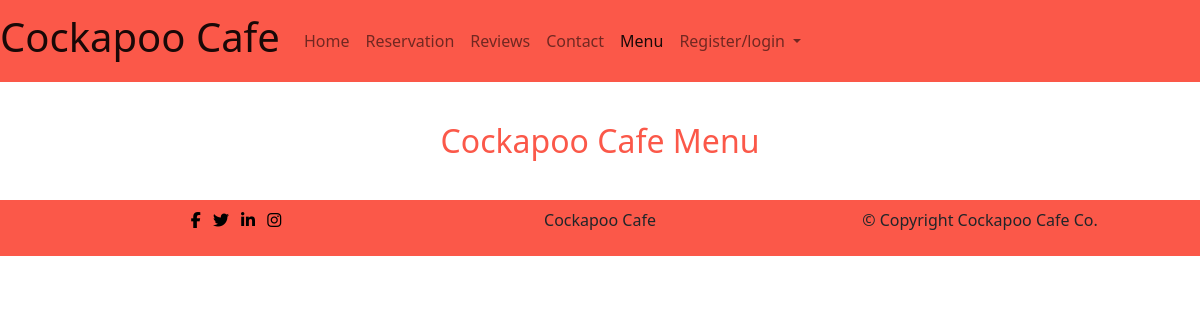
The page /menu/ on the database as committed earlier.
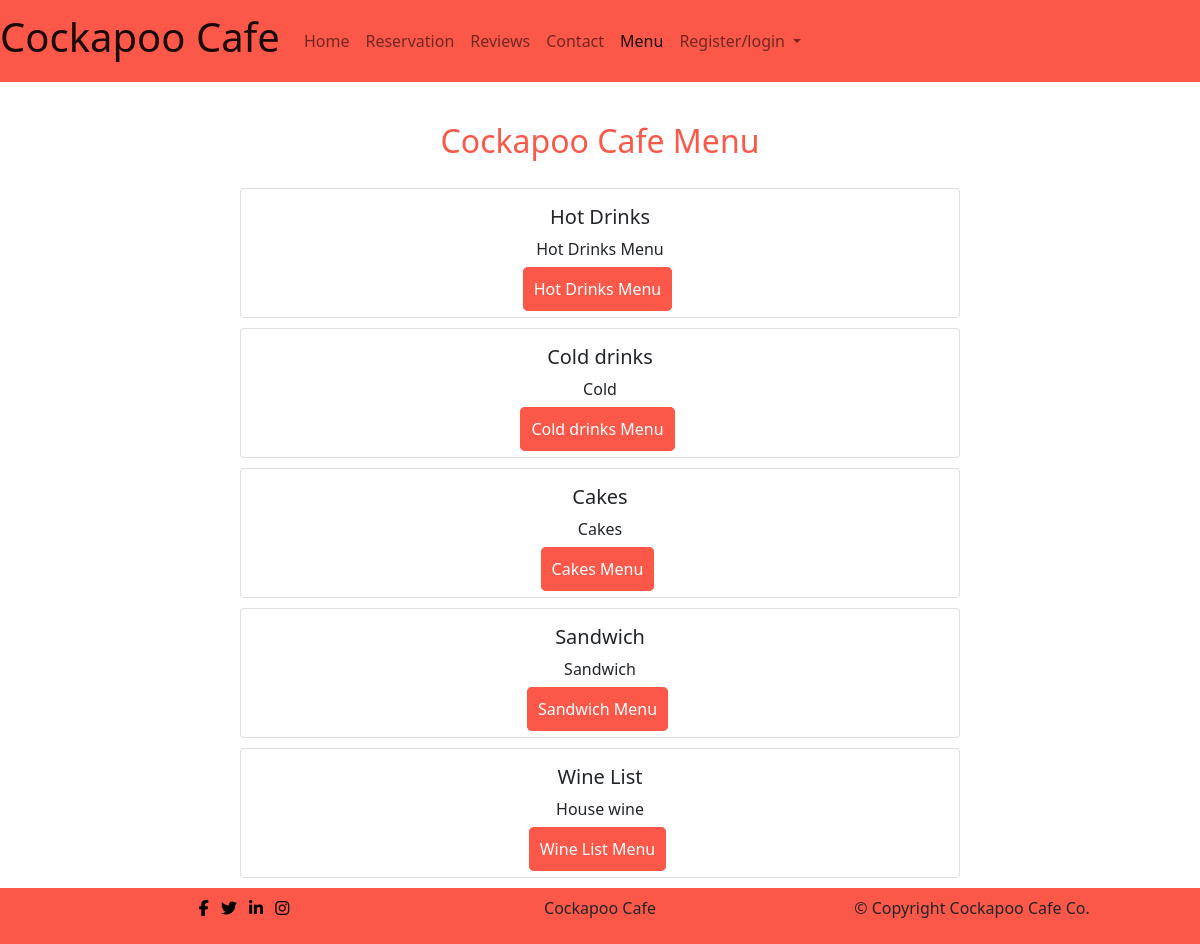
The same page on the database as committed later.
### menu/models.py (models this page shows)
class Category(models.Model):
    name = models.CharField(max_length=200)
    description = models.TextField(blank=False)
    def __str__(self):
        return self.name

### menu/views.py (the view)
# urls.py: path('', views.CategoryMenuListView.as_view(), name="menu"),
class CategoryMenuListView(ListView):
    Model = Category
    queryset = Category.objects.all()
    template_name = 'menu/menu.html'

### menu/templates/menu/menu.html (shortened to what this page needs)
{% extends 'base.html' %}
{% load static%}
{% block content %}
    <h2 class="menu-title">Cockapoo Cafe Menu</h2>
    {% for cat in object_list %}
    <div class="row row-cols-1 menu-item">
        <div class="col">
            <div class="card">
                <div class="card-body text-center">
                    <h5 class="card-title">{{ cat }}</h5>
                    <p class="card-text">{{ cat.description }}</p>
                    <a class="menu-btn" href="{% url 'category' cat.id %}">{{ cat }} Menu</a>
                </div>
            </div>
        </div>
    {% endfor %}
{% endblock %}

Rows that differ between the two databases and show on the page:
added Category: name "Hot Drinks", description "Hot Drinks Menu"
added Category: name "Cold drinks", description "Cold"
added Category: name "Cakes", description "Cakes"
added Category: name "Sandwich", description "Sandwich"
added Category: name "Wine List", description "House wine"
